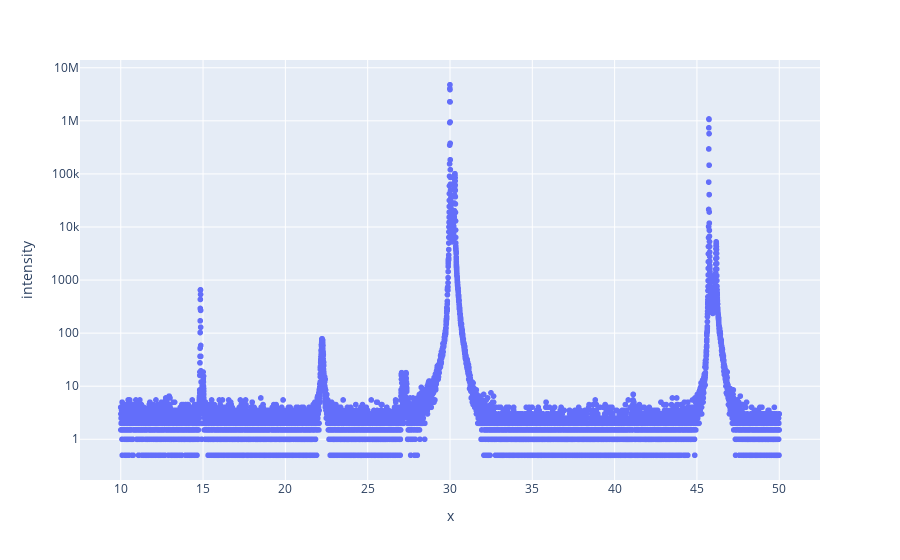

The notebook cell saved with this chart:
### Markdown cell above
plot the data from the dataframe using *plotly*

### Code cell
fig = px.scatter(data_frame=dataframe_with_xy_data, x="x", y="intensity",log_y=True)
fig.show()

### Figure 1 — Plotly figure (JSON) as saved in the notebook; plotly's stock layout.template omitted (floating-point values rounded to 4 significant figures; data arrays with more than 128 entries replaced by an {"elided": "..."} marker saying what was removed)
{"data": [{"hovertemplate": "x=%{x}<br>intensity=%{y}<extra></extra>", "legendgroup": "", "marker": {"color": "#636efa", "symbol": "circle"}, "mode": "markers", "name": "", "showlegend": false, "type": "scattergl", "x": {"elided": "10001 float values"}, "xaxis": "x", "y": {"elided": "10001 float values"}, "yaxis": "y"}], "layout": {"autosize": true, "legend": {"tracegroupgap": 0}, "margin": {"t": 60}, "xaxis": {"anchor": "y", "autorange": true, "domain": [0, 1], "range": [7.644, 52.36], "title": {"text": "x"}, "type": "linear"}, "yaxis": {"anchor": "x", "autorange": true, "domain": [0, 1], "range": [-0.8415, 7.22], "title": {"text": "intensity"}, "type": "log"}}}
